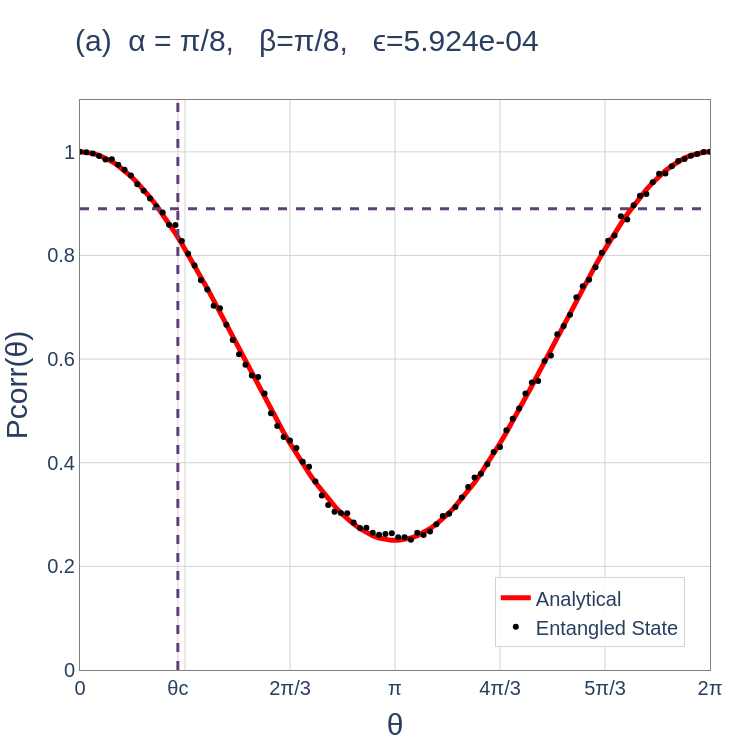

Notebook code cell kept with this figure:
### Code cell
N_data = 100

# 4. Create the corresponding θ
θ = np.linspace(0, 2 * np.pi, N_data)

# 1. Variables for formatting quantities outside figure
tick_font_size = 20
legend_font_size = 20
axes_label_font_size = 30
title_fontsize = 30
font_family = "Arial"

ϵ_val = ϵ(y_pred=model_noise(θ,π/8,π/8,Pt=1.0),y_true=pcorr)

θc = 0.976
fig = go.Figure()
##############         LIMITS         ##############

fig.add_vline(x=θc, line_width=3, line_dash="dash", line_color="rgb(97, 63, 117)")
fig.add_hline(y=0.89, line_width=3, line_dash="dash", line_color="rgb(97, 63, 117)")

##############         Analytical         ##############
fig.add_trace(go.Scatter(
    x=θ, 
    y=model_noise(θ,π/8,π/8,Pt=1.0), 
    mode='lines', 
    name='Analytical',
    line=dict(color='red', width=5)
))
##############         Experimental         ##############
fig.add_trace(go.Scatter(
    x=θ, 
    y=pcorr, 
    mode='markers', 
    name='Entangled State',
    line=dict(color='black', width=3)
))

##############         LAYOUT         ##############

fig.update_layout(
    xaxis=dict(
        title=dict(
            text='θ',
            font=dict(size=axes_label_font_size, family=font_family)
        ), 
        tickfont=dict(size=tick_font_size, family=font_family),                    
        tickmode='array',
        tickvals=[0, np.pi/3, θc, 2*np.pi/3, np.pi, 4*np.pi/3, 5*np.pi/3, 2*np.pi],
        ticktext=['0', '', 'θc', '2π/3', 'π', '4π/3', '5π/3', '2π'],
        range=[0, 2*π],
        showgrid=True, gridcolor='lightgray',zeroline=True,
        showline=True, linewidth=1, linecolor='gray', mirror=True
    ),
    yaxis=dict(
        title=dict(
            text='Pcorr(θ)',  # Update y-axis label as needed
            font=dict(size=axes_label_font_size, family=font_family)
        ),
        tickfont=dict(size=tick_font_size, family=font_family),
        tickmode='array',
        #tickvals=[0,0.5,1,1.5,2,2.5,2*np.sqrt(2),3],
        #ticktext=['0', '0.5', '1','1.5','2','2.5','2√2',''],
        range=[0,1.1],
        showgrid=True, gridcolor='lightgray',
        showline=True, linewidth=1, linecolor='gray', mirror=True,
    ),
    title=dict(
        text=f"(a)\t\tα = π/8, \t\tβ=π/8, \t\tϵ={ϵ_val:1.3e}",
        font=dict(size=title_fontsize, family=font_family),
        x=0.1, 
        y=0.96
    ),
    autosize=False,
    width=750,
    height=750,
    plot_bgcolor='white',
        paper_bgcolor='white',
        
        # --- NEW LEGEND POSITIONING ---
    legend=dict(
        font=dict(family=font_family, size=legend_font_size),
        yanchor="bottom",
        y=0.04,             # 5% from the bottom
        xanchor="right",
        x=0.96,             # 95% to the right
        bgcolor="rgba(255, 255, 255, 0.85)", # Semi-transparent white background
        bordercolor="lightgray",             # Optional border to frame it cleanly
        borderwidth=1
    ),
    margin=dict(l=80, r=40, t=100, b=80) # Added margin so large labels are not cut off
)

# Display the figure
fig.show()
#"""

### Figure 1 — Plotly figure (JSON) as saved in the notebook; plotly's stock layout.template omitted (floating-point values rounded to 4 significant figures)
{"data": [{"line": {"color": "red", "width": 5}, "mode": "lines", "name": "Analytical", "type": "scatter", "x": [0.0, 0.06347, 0.1269, 0.1904, 0.2539, 0.3173, 0.3808, 0.4443, 0.5077, 0.5712, 0.6347, 0.6981, 0.7616, 0.8251, 0.8885, 0.952, 1.015, 1.079, 1.142, 1.206, 1.269, 1.333, 1.396, 1.46, 1.523, 1.587, 1.65, 1.714, 1.777, 1.841, 1.904, 1.967, 2.031, 2.094, 2.158, 2.221, 2.285, 2.348, 2.412, 2.475, 2.539, 2.602, 2.666, 2.729, 2.793, 2.856, 2.919, 2.983, 3.046, 3.11, 3.173, 3.237, 3.3, 3.364, 3.427, 3.491, 3.554, 3.618, 3.681, 3.745, 3.808, 3.871, 3.935, 3.998, 4.062, 4.125, 4.189, 4.252, 4.316, 4.379, 4.443, 4.506, 4.57, 4.633, 4.697, 4.76, 4.823, 4.887, 4.95, 5.014, 5.077, 5.141, 5.204, 5.268, 5.331, 5.395, 5.458, 5.522, 5.585, 5.649, 5.712, 5.775, 5.839, 5.902, 5.966, 6.029, 6.093, 6.156, 6.22, 6.283], "y": [1.0, 0.9992, 0.997, 0.9932, 0.988, 0.9813, 0.9731, 0.9636, 0.9527, 0.9405, 0.927, 0.9123, 0.8964, 0.8794, 0.8615, 0.8425, 0.8227, 0.8021, 0.7808, 0.7588, 0.7363, 0.7134, 0.6901, 0.6666, 0.6428, 0.6191, 0.5953, 0.5716, 0.5482, 0.5251, 0.5023, 0.4801, 0.4585, 0.4375, 0.4173, 0.3979, 0.3794, 0.3619, 0.3455, 0.3302, 0.3161, 0.3033, 0.2917, 0.2815, 0.2726, 0.2652, 0.2592, 0.2547, 0.2517, 0.2502, 0.2502, 0.2517, 0.2547, 0.2592, 0.2652, 0.2726, 0.2815, 0.2917, 0.3033, 0.3161, 0.3302, 0.3455, 0.3619, 0.3794, 0.3979, 0.4173, 0.4375, 0.4585, 0.4801, 0.5023, 0.5251, 0.5482, 0.5716, 0.5953, 0.6191, 0.6428, 0.6666, 0.6901, 0.7134, 0.7363, 0.7588, 0.7808, 0.8021, 0.8227, 0.8425, 0.8615, 0.8794, 0.8964, 0.9123, 0.927, 0.9405, 0.9527, 0.9636, 0.9731, 0.9813, 0.988, 0.9932, 0.997, 0.9992, 1.0]}, {"line": {"color": "black", "width": 3}, "mode": "markers", "name": "Entangled State", "type": "scatter", "x": [0.0, 0.06347, 0.1269, 0.1904, 0.2539, 0.3173, 0.3808, 0.4443, 0.5077, 0.5712, 0.6347, 0.6981, 0.7616, 0.8251, 0.8885, 0.952, 1.015, 1.079, 1.142, 1.206, 1.269, 1.333, 1.396, 1.46, 1.523, 1.587, 1.65, 1.714, 1.777, 1.841, 1.904, 1.967, 2.031, 2.094, 2.158, 2.221, 2.285, 2.348, 2.412, 2.475, 2.539, 2.602, 2.666, 2.729, 2.793, 2.856, 2.919, 2.983, 3.046, 3.11, 3.173, 3.237, 3.3, 3.364, 3.427, 3.491, 3.554, 3.618, 3.681, 3.745, 3.808, 3.871, 3.935, 3.998, 4.062, 4.125, 4.189, 4.252, 4.316, 4.379, 4.443, 4.506, 4.57, 4.633, 4.697, 4.76, 4.823, 4.887, 4.95, 5.014, 5.077, 5.141, 5.204, 5.268, 5.331, 5.395, 5.458, 5.522, 5.585, 5.649, 5.712, 5.775, 5.839, 5.902, 5.966, 6.029, 6.093, 6.156, 6.22, 6.283], "y": [1.0, 0.9994, 0.9967, 0.9917, 0.9853, 0.9858, 0.9752, 0.9655, 0.9542, 0.9375, 0.9247, 0.9101, 0.8946, 0.8831, 0.8594, 0.8586, 0.8281, 0.8034, 0.7805, 0.7523, 0.7341, 0.7031, 0.6979, 0.6665, 0.637, 0.6093, 0.5889, 0.5684, 0.5653, 0.5334, 0.4953, 0.4707, 0.4495, 0.4431, 0.4286, 0.4019, 0.392, 0.364, 0.3367, 0.3184, 0.3053, 0.3028, 0.3026, 0.2847, 0.2739, 0.2748, 0.2647, 0.2611, 0.2626, 0.2639, 0.256, 0.256, 0.2513, 0.2647, 0.2604, 0.2674, 0.2811, 0.2973, 0.3014, 0.3143, 0.3329, 0.3533, 0.3715, 0.3789, 0.3968, 0.4207, 0.4303, 0.4626, 0.4849, 0.5044, 0.5338, 0.555, 0.5578, 0.5965, 0.6071, 0.6479, 0.6639, 0.6855, 0.7192, 0.7408, 0.7533, 0.7772, 0.805, 0.8285, 0.8386, 0.8755, 0.8694, 0.8967, 0.9154, 0.9187, 0.9414, 0.9575, 0.9581, 0.9722, 0.9821, 0.9864, 0.9925, 0.9958, 0.9994, 1.0]}], "layout": {"autosize": false, "height": 750, "legend": {"bgcolor": "rgba(255, 255, 255, 0.85)", "bordercolor": "lightgray", "borderwidth": 1, "font": {"family": "Arial", "size": 20}, "x": 0.96, "xanchor": "right", "y": 0.04, "yanchor": "bottom"}, "margin": {"b": 80, "l": 80, "r": 40, "t": 100}, "paper_bgcolor": "white", "plot_bgcolor": "white", "shapes": [{"line": {"color": "rgb(97, 63, 117)", "dash": "dash", "width": 3}, "type": "line", "x0": 0.976, "x1": 0.976, "xref": "x", "y0": 0, "y1": 1, "yref": "y domain"}, {"line": {"color": "rgb(97, 63, 117)", "dash": "dash", "width": 3}, "type": "line", "x0": 0, "x1": 1, "xref": "x domain", "y0": 0.89, "y1": 0.89, "yref": "y"}], "title": {"font": {"family": "Arial", "size": 30}, "text": "(a)\t\tα = π/8, \t\tβ=π/8, \t\tϵ=5.924e-04", "x": 0.1, "y": 0.96}, "width": 750, "xaxis": {"gridcolor": "lightgray", "linecolor": "gray", "linewidth": 1, "mirror": true, "range": [0, 6.283], "showgrid": true, "showline": true, "tickfont": {"family": "Arial", "size": 20}, "tickmode": "array", "ticktext": ["0", "", "θc", "2π/3", "π", "4π/3", "5π/3", "2π"], "tickvals": [0, 1.047, 0.976, 2.094, 3.142, 4.189, 5.236, 6.283], "title": {"font": {"family": "Arial", "size": 30}, "text": "θ"}, "zeroline": true}, "yaxis": {"gridcolor": "lightgray", "linecolor": "gray", "linewidth": 1, "mirror": true, "range": [0, 1.1], "showgrid": true, "showline": true, "tickfont": {"family": "Arial", "size": 20}, "tickmode": "array", "title": {"font": {"family": "Arial", "size": 30}, "text": "Pcorr(θ)"}}}}
